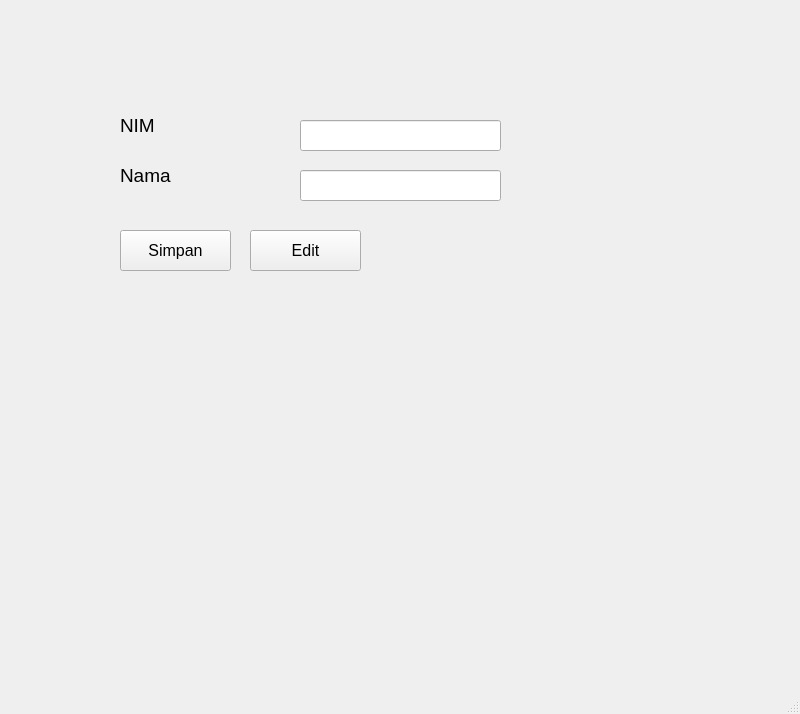
<?xml version="1.0" encoding="UTF-8"?>
<ui version="4.0">
 <class>MainWindow</class>
 <widget class="QMainWindow" name="MainWindow">
  <property name="geometry">
   <rect>
    <x>0</x>
    <y>0</y>
    <width>800</width>
    <height>714</height>
   </rect>
  </property>
  <property name="windowTitle">
   <string>MainWindow</string>
  </property>
  <widget class="QWidget" name="centralwidget">
   <widget class="QLabel" name="label">
    <property name="geometry">
     <rect>
      <x>120</x>
      <y>100</y>
      <width>121</width>
      <height>51</height>
     </rect>
    </property>
    <property name="font">
     <font>
      <pointsize>14</pointsize>
     </font>
    </property>
    <property name="text">
     <string>NIM</string>
    </property>
   </widget>
   <widget class="QLabel" name="label_2">
    <property name="geometry">
     <rect>
      <x>120</x>
      <y>150</y>
      <width>121</width>
      <height>51</height>
     </rect>
    </property>
    <property name="font">
     <font>
      <pointsize>14</pointsize>
     </font>
    </property>
    <property name="text">
     <string>Nama</string>
    </property>
   </widget>
   <widget class="QLineEdit" name="lineEdit">
    <property name="geometry">
     <rect>
      <x>300</x>
      <y>120</y>
      <width>201</width>
      <height>31</height>
     </rect>
    </property>
    <property name="font">
     <font>
      <pointsize>10</pointsize>
     </font>
    </property>
   </widget>
   <widget class="QLineEdit" name="lineEdit_2">
    <property name="geometry">
     <rect>
      <x>300</x>
      <y>170</y>
      <width>201</width>
      <height>31</height>
     </rect>
    </property>
    <property name="font">
     <font>
      <pointsize>10</pointsize>
     </font>
    </property>
   </widget>
   <widget class="QPushButton" name="pushButton">
    <property name="geometry">
     <rect>
      <x>120</x>
      <y>230</y>
      <width>111</width>
      <height>41</height>
     </rect>
    </property>
    <property name="font">
     <font>
      <pointsize>12</pointsize>
     </font>
    </property>
    <property name="text">
     <string>Simpan</string>
    </property>
   </widget>
   <widget class="QPushButton" name="pushButton_2">
    <property name="geometry">
     <rect>
      <x>250</x>
      <y>230</y>
      <width>111</width>
      <height>41</height>
     </rect>
    </property>
    <property name="font">
     <font>
      <pointsize>12</pointsize>
     </font>
    </property>
    <property name="text">
     <string>Edit</string>
    </property>
   </widget>
  </widget>
  <widget class="QMenuBar" name="menubar">
   <property name="geometry">
    <rect>
     <x>0</x>
     <y>0</y>
     <width>800</width>
     <height>26</height>
    </rect>
   </property>
  </widget>
  <widget class="QStatusBar" name="statusbar"/>
 </widget>
 <resources/>
 <connections/>
</ui>
